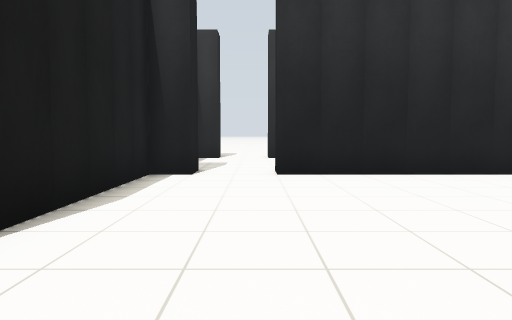
[1] (above)

17 first-person views from a walk through a world built for the Gazebo simulator. The camera is 0.94 m above the floor, tilts 4° down and sees 70° across. The floor is counted in squares, 1 m on a side. Each view is taken from the middle of a square. On the plan, view 1 faces up. The plan holds only what a view shows up to about 13 squares ahead; the rest is blank.

[2]
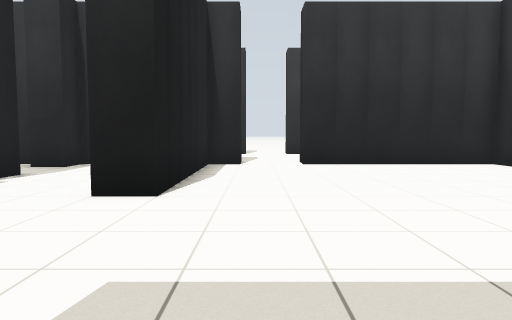

[3]
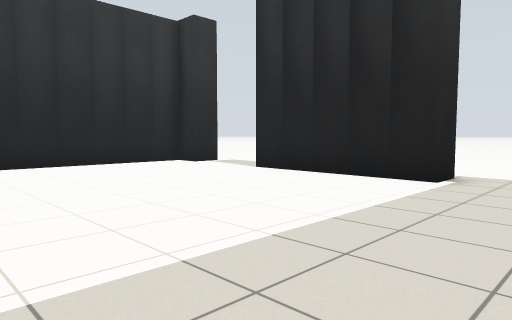

[4]
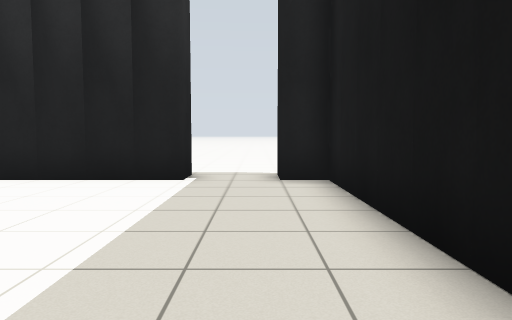

[5]
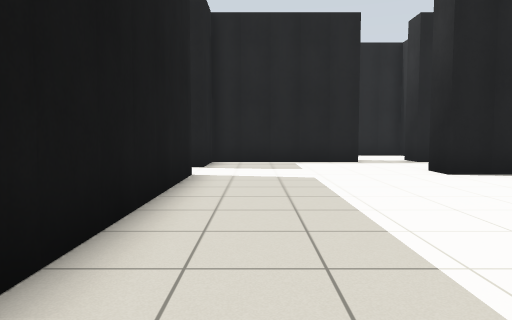

[6]
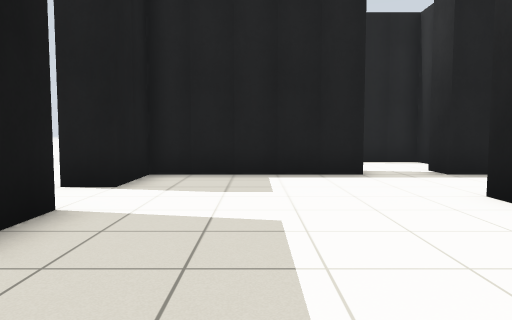

[7]
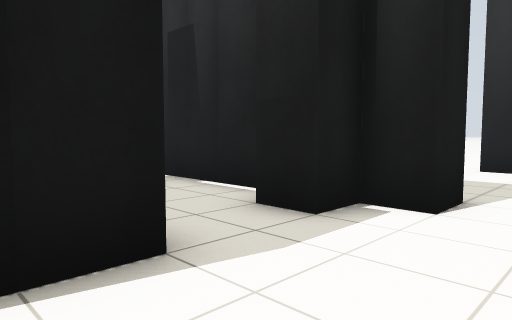

[8]
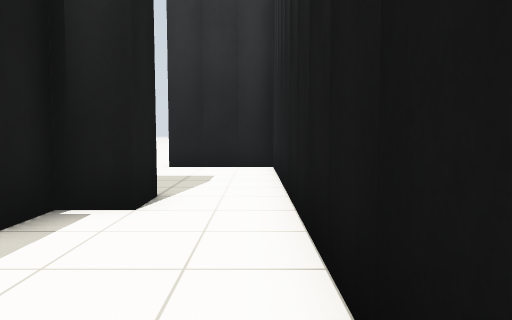

[9]
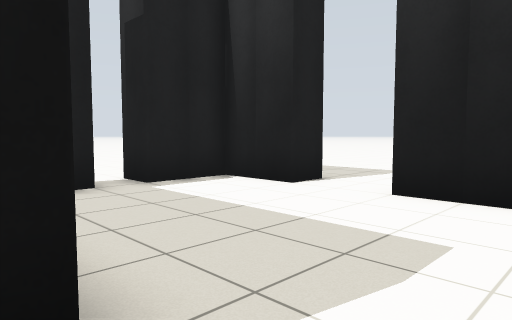

[10]
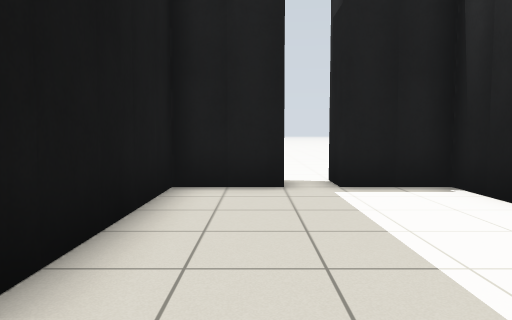

[11]
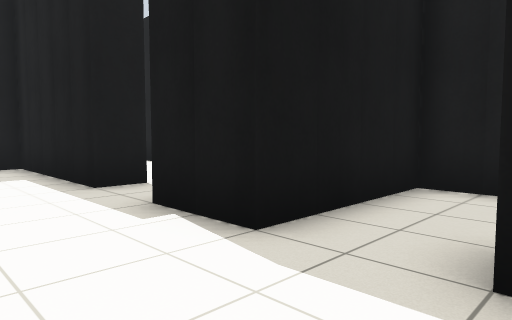

[12]
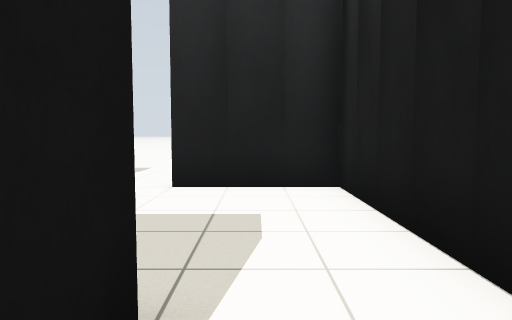

[13]
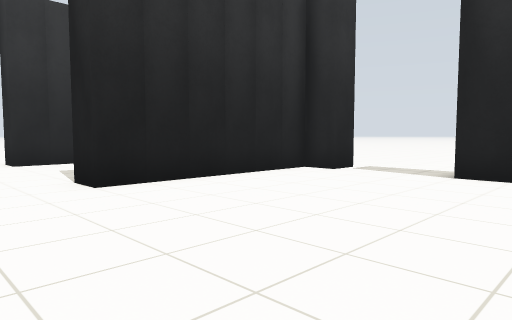

[14]
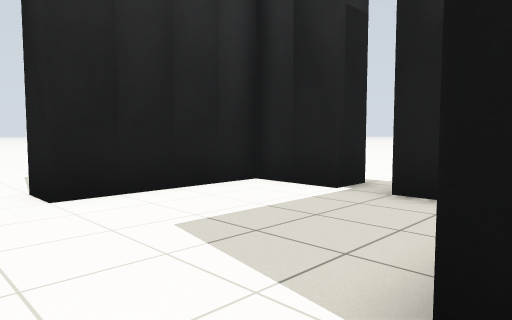

[15]
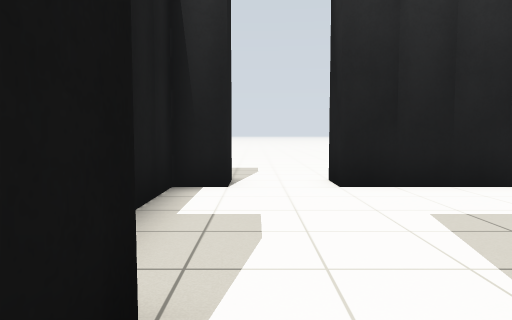

[16]
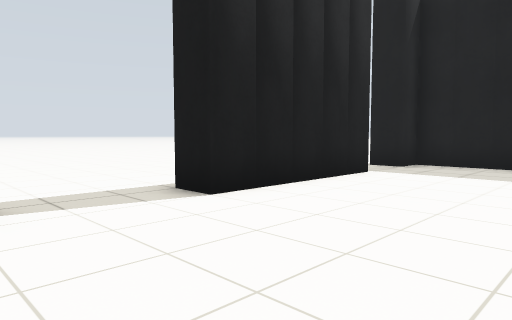

[17]
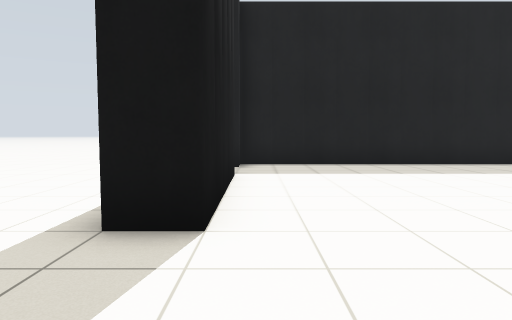

### Floor plan
Points are (right, up) in squares from view 1. A wall is a line through its corners. A room is listed if a view was taken in it or the views show most of it. See-through windows are left out.
Room 1 (views 1, 2, 3, 4, 5, 6, 7, 8, 12, 13, 15, 16, 17)
walls: (-3.5, 4.6) (-3.5, 7.6); (-2.5, -3.5) (6.5, -3.5) (6.5, -2.5) (7.5, -2.5); (-1.5, 8.5) (-2.5, 8.5) (-2.5, 2.5) (-3.5, 2.5); (7.6, -0.5) (6.5, -0.5) (6.5, 4.5) (7.5, 4.5); (7.6, 7.5) (6.5, 7.5) (6.5, 8.5) (0.5, 8.5); (-7.6, 1.5) (-6.5, 1.5) (-6.5, -3.5) (-4.5, -3.5) (-4.5, -4.5); (-5.5, 8.5) (-6.5, 8.5) (-6.5, 7.5) (-7.5, 7.5); (-8, 8.5) (-10.5, 8.5); (-10.6, 5.5) (-6.5, 5.5) (-6.5, 3.5) (-7.5, 3.5); (-10.5, 6.8) (-10.5, 5.1)
ways out: opening at (-4.5, 7.5) to room 2; opening at (-0.5, 9) to room 3; opening at (-11, 8); opening at (-7, 2.5); opening at (-3.5, -4); opening at (8.5, 8.5)
Room 2 (views 9, 10, 11)
walls: (-5.5, 9.6) (-5.5, 8.5); (-8.5, 14.5) (-10.5, 14.5) (-10.5, 12.5); (-10.5, 11.6) (-10.5, 9.5) (-6, 9.5); (-3, 14.5) (-6.5, 14.5); (-3.5, 7.6) (-3.5, 14.5)
ways out: opening at (-4.5, 7.5) to room 1; opening at (-11, 12); opening at (-7.5, 15)
Room 3 (view 14)
walls: (-1.5, 9.5) (-1.5, 8.5); (-1.5, 14.5) (-3, 14.5); (0.5, 8.5) (0.5, 9.5); (4.5, 12.5) (4.5, 14.5) (0.5, 14.5); (4.5, 10.8) (4.5, 11.5); (-2.5, 14.5) (-2.5, 12.5)
ways out: opening at (-0.5, 9) to room 1; opening at (-0.5, 15); opening at (5, 12)

Positions as (right, up) in squares from view 1, and headings:
1: (0, 0), facing up
2: (-1, -3), facing up
3: (-1, -3), facing up-right
4: (-1, -2), facing right
5: (6, -2), facing left
6: (2, -1), facing left
7: (-4, 4), facing up-left
8: (-4, 4), facing up
9: (-4, 9), facing up-left
10: (-4, 11), facing left
11: (-4, 8), facing down-left
12: (-5, 8), facing up
13: (-2, 2), facing up-right
14: (-1, 9), facing up-right
15: (-1, 8), facing up
16: (2, 8), facing down-right
17: (6, 8), facing down
